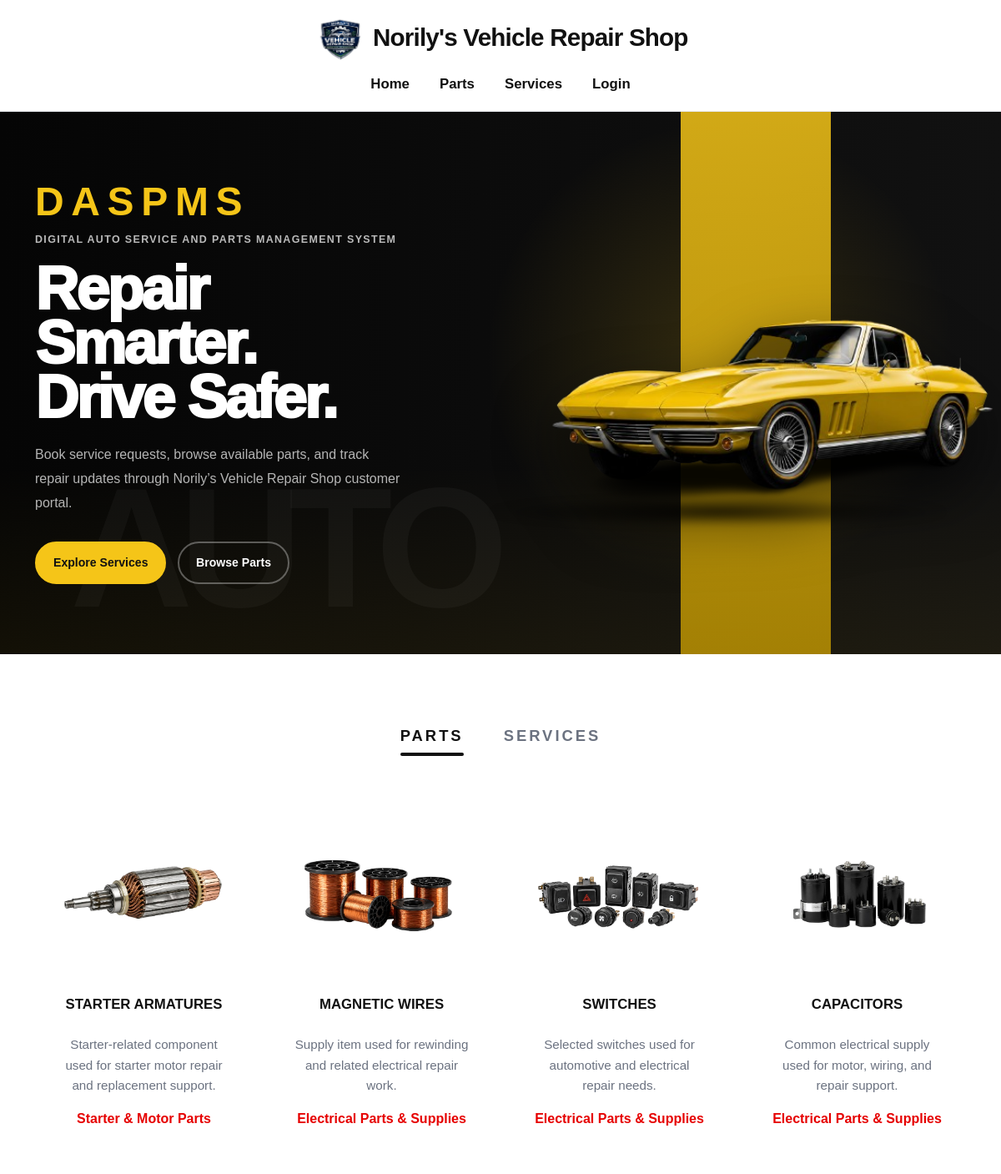
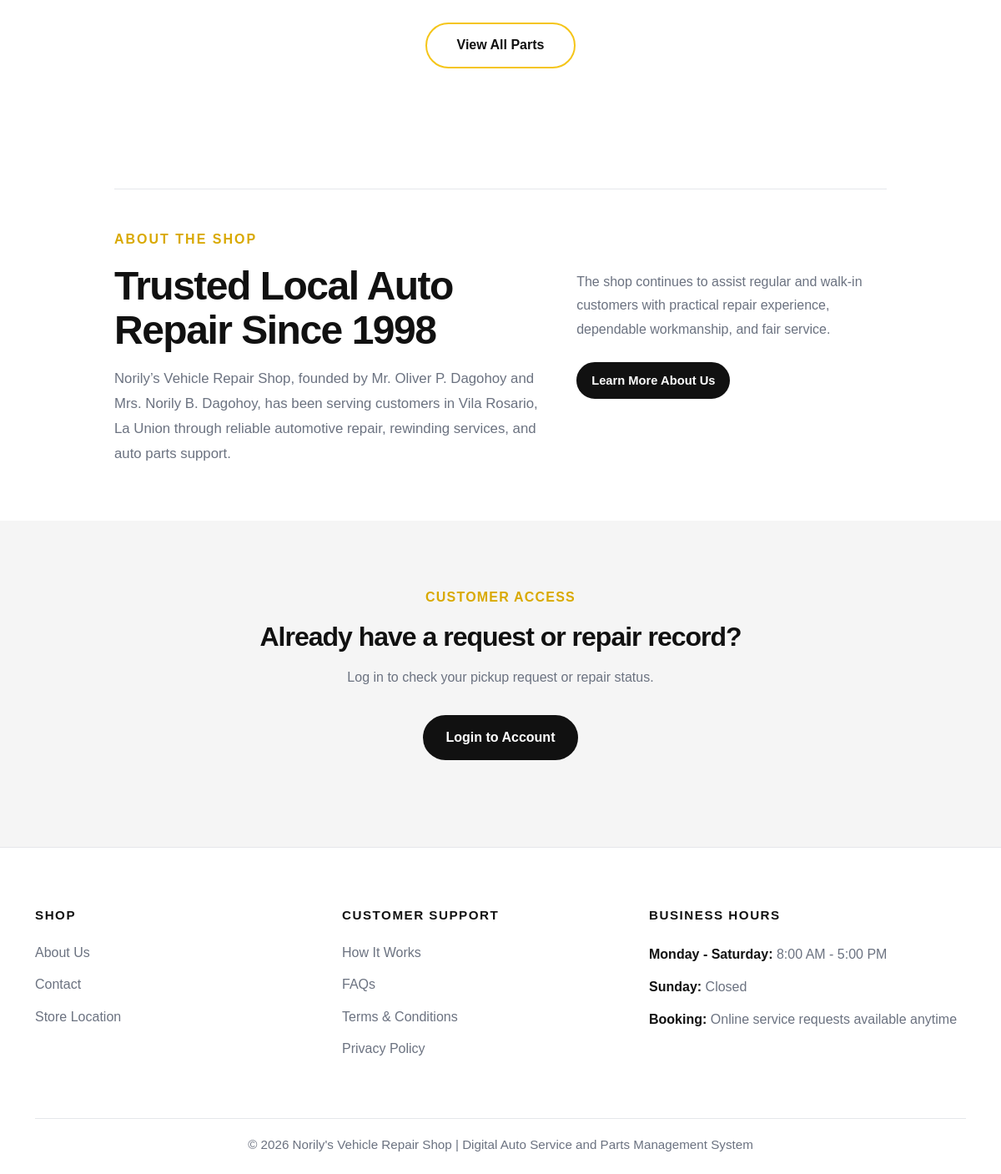
The page / on the database its author committed (2 pictures, top to bottom).
### tables this page shows
CREATE TABLE `part` (
  `part_id` int(11) NOT NULL,
  `category` varchar(100) NOT NULL,
  `brand` varchar(100) DEFAULT NULL,
  `part_name` varchar(50) NOT NULL,
  `description` text DEFAULT NULL,
  `specification` text DEFAULT NULL,
  `compatibility` text DEFAULT NULL,
  `unit` varchar(50) DEFAULT 'piece',
  `unit_price` decimal(10,2) NOT NULL DEFAULT 0.00,
  `quantity_on_hand` smallint(6) NOT NULL DEFAULT 0,
  `low_stock_threshold` smallint(6) NOT NULL DEFAULT 3,
  `is_low_stock` tinyint(1) NOT NULL DEFAULT 0,
  `supplier_reference` varchar(50) DEFAULT NULL,
  `supplier_email` varchar(150) DEFAULT NULL,
  `is_active` tinyint(1) NOT NULL DEFAULT 1,
  `cost_price` decimal(10,2) DEFAULT NULL,
  `image` varchar(255) DEFAULT NULL,
  `full_description` text DEFAULT NULL
);

### index.php (called while the page is built)
<?php
require_once __DIR__ . '/views/landing.php';

### views/landing.php (the view, shortened to what this page needs)
<?php
$database = new Database();
$db = $database->getConnection();
$featuredParts = [];
try {
    $partsStmt = $db->prepare("
        SELECT
            part_id,
            part_name,
            category,
            description,
            image
        FROM part
        WHERE is_active = 1
        ORDER BY part_id DESC
        LIMIT 4
    ");
    $partsStmt->execute();
    $featuredParts = $partsStmt->fetchAll(PDO::FETCH_ASSOC);
} catch (Exception $e) {
    $featuredParts = [];
    $featuredServices = [];
}
function plainText($value, $fallback = '')
{
    $value = trim(html_entity_decode((string)($value ?? ''), ENT_QUOTES | ENT_HTML5, 'UTF-8'));
    return $value !== '' ? $value : $fallback;
}
function displayText($value, $fallback = 'N/A')
{
    return htmlspecialchars(plainText($value, $fallback), ENT_QUOTES, 'UTF-8');
}
function limitText($text, $limit = 95)
{
    $text = plainText($text, 'No description available.');
    if (function_exists('mb_strlen') && function_exists('mb_substr')) {
        if (mb_strlen($text) <= $limit) {
            return $text;
        }
        return mb_substr($text, 0, $limit) . '...';
    }
    return substr($text, 0, $limit) . '...';
}
function displayLimitText($text, $limit = 95)
{
    return htmlspecialchars(limitText($text, $limit), ENT_QUOTES, 'UTF-8');
}
function partImagePath($image)
{
    return 'assets/images/parts/' . htmlspecialchars($image, ENT_QUOTES, 'UTF-8');
}
?>
<!DOCTYPE html>
<html lang="en">
<head>
    <link href="https://cdn.jsdelivr.net/npm/bootstrap@5.3.0/dist/css/bootstrap.min.css" rel="stylesheet">
    <link rel="stylesheet" href="assets/css/style.css">
</head>
<body>
<?php include 'partials/public-navbar.php'; ?>
<main>
    <section class="landing-hero">
        <div class="hero-editorial">
            <div class="hero-bg-word">AUTO</div>
            <div class="container hero-editorial-container">
                <div class="hero-copy">
                    <p class="hero-year">DASPMS</p>
                    <p class="hero-label">
                        Digital Auto Service and Parts Management System
                    </p>
                    <h1 class="hero-main-title">
                        Repair Smarter.<br>
                        Drive Safer.
                    </h1>
                    <p class="hero-main-text">
                        Book service requests, browse available parts, and track repair updates
                        through Norily’s Vehicle Repair Shop customer portal.
                    </p>
                    <div class="hero-actions">
                        <a href="public_pages/services.php" class="btn hero-primary-btn">
                            Explore Services
                        </a>
                        <a href="public_pages/parts.php" class="btn hero-secondary-btn">
                            Browse Parts
                        </a>
                    </div>
                </div>
                <div class="hero-car-area">
                    <div class="hero-car-wrap">
                        <img
                            src="assets/images/landing/yellow-car-hero.png"
                            alt="Yellow car hero image"
                            class="hero-car-img"
                            onerror="this.style.display='none'; this.closest('.hero-car-wrap').classList.add('no-car-image');"
                        >
                    </div>
                </div>
            </div>
        </div>
    </section>
    <section id="offerings" class="offerings-section">
        <div class="container">
            <div class="offerings-tabs">
                <button class="offerings-tab active" type="button" data-offering-tab="parts">
                    Parts
                </button>
                <button class="offerings-tab" type="button" data-offering-tab="services">
                    Services
                </button>
            </div>
            <div class="offerings-panel active" id="parts-panel">
                <div class="row g-4 justify-content-center">
                    <?php if (empty($featuredParts)): ?>
                        <div class="col-12 text-center">
                            <p class="section-text mb-0">
                                No parts are currently available.
                            </p>
                        </div>
                    <?php else: ?>
                        <?php foreach ($featuredParts as $part): ?>
                            <div class="col-sm-6 col-lg-3">
                                <a
                                    href="public_pages/part-details.php?id=<?= urlencode($part['part_id']) ?>"
                                    class="text-decoration-none text-reset offering-item-link"
                                >
                                    <div class="offering-card">
                                        <div class="offering-visual">
                                            <img
                                                src="<?= partImagePath($part['image'] ?? '') ?>"
                                                alt="<?= displayText($part['part_name'] ?? 'Part image') ?>"
                                            >
                                        </div>
                                        <h5>
                                            <?= displayText($part['part_name'] ?? '') ?>
                                        </h5>
                                        <p>
                                            <?= displayLimitText($part['description'] ?? '', 95) ?>
                                        </p>
                                        <strong>
                                            <?= displayText($part['category'] ?? '') ?>
                                        </strong>
                                    </div>
                                </a>
                            </div>
                        <?php endforeach; ?>
                    <?php endif; ?>
                </div>
            </div>
            <div class="text-center mt-5">
                <a href="public_pages/parts.php" class="btn btn-offerings-outline" id="offeringsCta">
                    View All Parts
                </a>
            </div>
        </div>
    </section>
    <section id="about" class="about-preview-section section-padding">
        <div class="container">
            <div class="row justify-content-center">
                <div class="col-lg-10">
                    <div class="about-preview-content">
                        <p class="section-kicker about-preview-kicker">About the Shop</p>
                        <div class="row g-4 align-items-start">
                            <div class="col-lg-7">
                                <h2 class="about-preview-title">
                                    Trusted Local Auto Repair Since 1998
                                </h2>
                                <p class="about-preview-text">
                                    Norily’s Vehicle Repair Shop, founded by Mr. Oliver P. Dagohoy
                                    and Mrs. Norily B. Dagohoy, has been serving customers in
                                    Vila Rosario, La Union through reliable automotive repair,
                                    rewinding services, and auto parts support.
                                </p>
                            </div>
                            <div class="col-lg-5">
                                <div class="about-preview-side">
                                    <p class="about-preview-side-text">
                                        The shop continues to assist regular and walk-in customers
                                        with practical repair experience, dependable workmanship,
                                        and fair service.
                                    </p>
                                    <a href="public_pages/about.php" class="btn btn-dark-custom about-preview-btn">
                                        Learn More About Us
                                    </a>
                                </div>
                            </div>
                        </div>
                    </div>
                </div>
            </div>
        </div>
    </section>
    <section id="customer-access" class="customer-access-section section-padding section-light">
        <div class="container">
            <div class="row justify-content-center">
                <div class="col-lg-8">
                    <div class="customer-login-cta">
                        <p class="section-kicker">Customer Access</p>
                        <h2 class="section-title mb-3">
                            Already have a request or repair record?
                        </h2>
                        <p class="section-text customer-access-text">
                            Log in to check your pickup request or repair status.
                        </p>
                        <a href="views/login.php" class="btn btn-dark-custom">
                            Login to Account
                        </a>
                    </div>
                </div>
            </div>
        </div>
    </section>
</main>
<?php include 'partials/public-footer.php'; ?>
</body>
</html>

### rows shown on the page
part: image (picture), part_name "STARTER ARMATURES", description "Starter-related component used for starter motor repair and replacement support.", category "Starter & Motor Parts"
part: image (picture), part_name "MAGNETIC WIRES", description "Supply item used for rewinding and related electrical repair work.", category "Electrical Parts & Supplies"
part: image (picture), part_name "SWITCHES", description "Selected switches used for automotive and electrical repair needs.", category "Electrical Parts & Supplies"
part: image (picture), part_name "CAPACITORS", description "Common electrical supply used for motor, wiring, and repair support.", category "Electrical Parts & Supplies"
